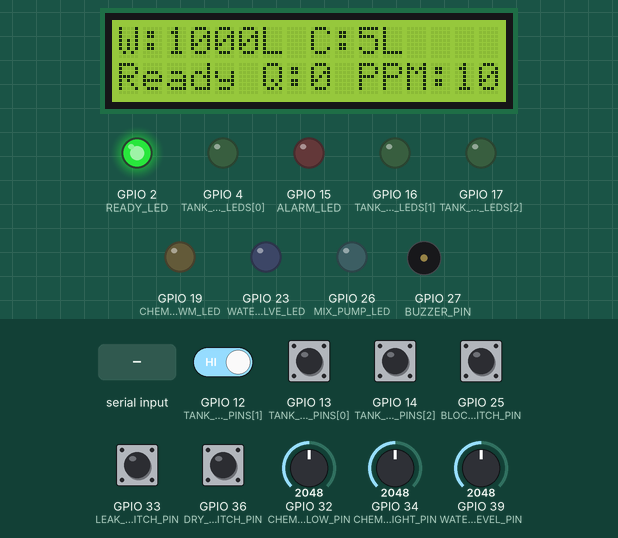
A sketch run on a simulated ESP32. On the bench: 16×2 character LCD, output pins drawn as LEDs (lit = HIGH), buzzer (waves = sounding). The inputs (shaded band) are chosen by the test bench; at power-on: GPIO 12 (TANK_LOW_PINS[1]), GPIO 13 (TANK_LOW_PINS[0]), GPIO 14 (TANK_LOW_PINS[2]), GPIO 25 (BLOCK_SWITCH_PIN), GPIO 33 (LEAK_SWITCH_PIN), GPIO 36 (DRY_SWITCH_PIN) HIGH, GPIO 32 (CHEM_FLOW_PIN) = 2048, GPIO 34 (CHEM_WEIGHT_PIN) = 2048, GPIO 39 (WATER_LEVEL_PIN) = 2048. What the sketch prints to the serial monitor is not drawn.

Above: at 1.7 s.
1.8 s: GPIO 12 (TANK_LOW_PINS[1]) driven LOW
At 2.2 s:
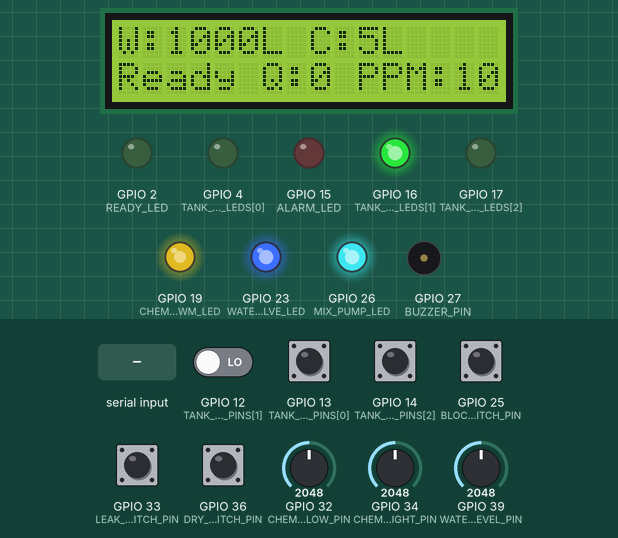
At 4.2 s:
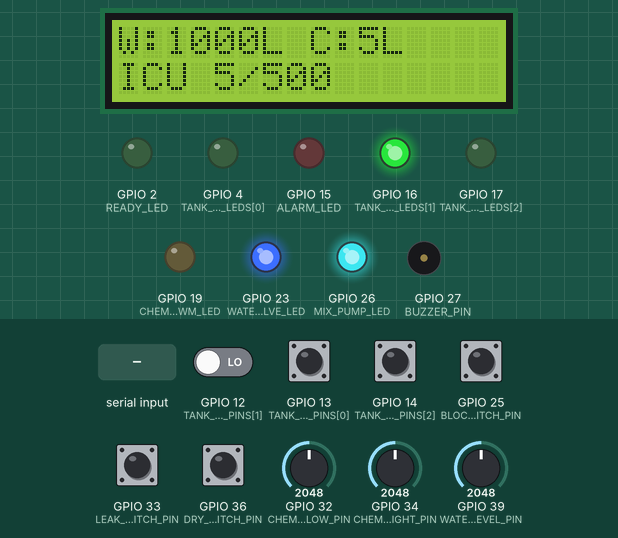
4.8 s: "leak\n" received over Serial
At 6.3 s:
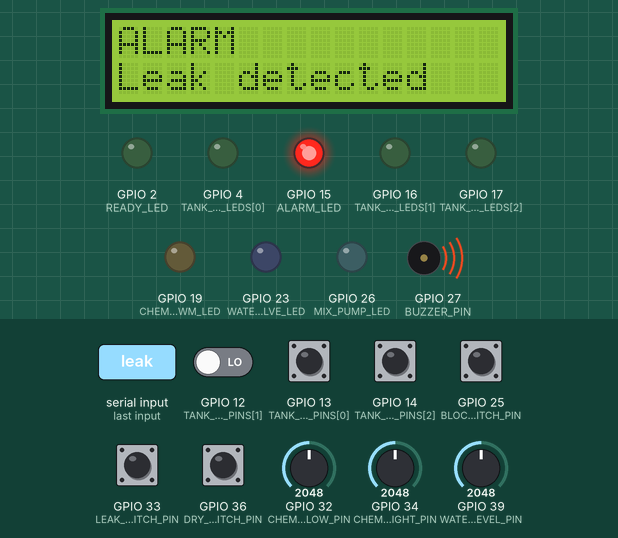
Timing chart, 0 to 7.8 s (numbered marks = the images above; inputs shaded):
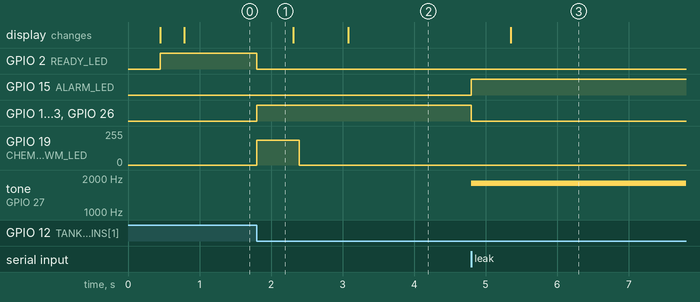

The sketch:

esp32_sim.ino
```cpp
// Hospital Chemical Dosing IoT - Wokwi ESP32 Simulation
// *** MANUAL MODE: All tank queuing is done via slide switches or serial commands. ***
// *** Auto-demo is DISABLED. Potentiometers and switches drive all behaviour.      ***

#include <Arduino.h>
#include <Wire.h>
#include <LiquidCrystal_I2C.h>

// External, non-contact purified water level sensor.
const int WATER_TRIG_PIN = 5;
const int WATER_ECHO_PIN = 18;
const int WATER_LEVEL_PIN = 39; // potentiometer represents external ultrasonic/level gauge for demo

// External chemical tank estimate and flow feedback inputs.
const int CHEM_WEIGHT_PIN = 34; // potentiometer represents external load-cell/HX711 output
const int WATER_FLOW_PIN = 35;  // potentiometer represents water flow meter frequency
const int CHEM_FLOW_PIN = 32;   // potentiometer represents chemical flow meter frequency

// One low-level sensor per dispensing tank. Active LOW.
const int TANK_LOW_PINS[] = {13, 12, 14};
const int TANK_COUNT = 3;

// Fault injection switches. Active LOW.
const int LEAK_SWITCH_PIN = 33;
const int BLOCK_SWITCH_PIN = 25;
const int DRY_SWITCH_PIN = 36;

// Actuators and indicators.
const int WATER_VALVE_LED = 23;
const int CHEM_PUMP_PWM_LED = 19;
const int MIX_PUMP_LED = 26;
const int TANK_VALVE_LEDS[] = {4, 16, 17};
const int READY_LED = 2;
const int ALARM_LED = 15;
const int BUZZER_PIN = 27;

// I2C LCD uses standard ESP32 I2C pins.
const int LCD_SDA_PIN = 21;
const int LCD_SCL_PIN = 22;
LiquidCrystal_I2C lcd(0x27, 16, 2);

// Physical assumptions from the report.
const float WATER_TANK_HEIGHT_CM    = 400.0;
const float WATER_TANK_CAPACITY_L   = 2000.0;
const float WATER_LOW_THRESHOLD_L   = 200.0;   // << THRESHOLD
const float CHEM_BOTTLE_FULL_ML     = 10000.0;
const float CHEM_LOW_THRESHOLD_ML   = 800.0;   // << THRESHOLD
const float CONCENTRATE_PPM         = 100000.0;
const float TARGET_PPM              = 1000.0;
const float TARGET_REFILL_ML        = 500.0;
// Derived dosing targets:
const float WATER_TARGET_ML = TARGET_REFILL_ML * (1.0 - (TARGET_PPM / CONCENTRATE_PPM)); // = 495.0 mL
const float CHEM_TARGET_ML  = TARGET_REFILL_ML * (TARGET_PPM / CONCENTRATE_PPM);          // = 5.0 mL

const unsigned long DISPENSE_TIMEOUT_MS = 30000; // << THRESHOLD
const unsigned long STATUS_PRINT_MS     = 2000;
const unsigned long LCD_REFRESH_MS      = 750;

// *** AUTO-DEMO DISABLED: tanks queue only via switches or serial commands ***
const bool AUTO_DEMO_ENABLED = false;

// Flow alarm grace period (ms after dispense start before checking flow)
const unsigned long FLOW_CHECK_GRACE_MS = 3000; // << THRESHOLD
// Flow alarm thresholds
const float WATER_FLOW_MIN_ML_S = 1.0;   // << THRESHOLD: below this = no-water-flow alarm
const float CHEM_FLOW_MIN_ML_S  = 0.05;  // << THRESHOLD: below this = no-chem-flow alarm
// Chem mismatch warning: fires when |load-cell - flow-estimate| > 10 % of full bottle
const float CHEM_MISMATCH_RATIO = 0.10;  // << THRESHOLD

enum RunState { IDLE, DISPENSING, ALARM };

struct TankStats {
  const char *name;
  bool queued;
  bool lastLow;
  unsigned int refillCount;
  float mixedDispensedML;
  float chemicalUsedML;
};

TankStats tanks[TANK_COUNT] = {
  {"Ward-A",  false, false, 0, 0, 0},
  {"ICU",     false, false, 0, 0, 0},
  {"Theatre", false, false, 0, 0, 0}
};

int refillQueue[12];
int queueHead = 0, queueTail = 0, queueSize = 0;

RunState state = IDLE;
int activeTank = -1;
unsigned long dispenseStartedAt = 0;
unsigned long lastUpdateAt = 0;
unsigned long lastStatusAt = 0;
unsigned long lastLcdAt = 0;
unsigned long lastWarningAt = 0;
float waterDosedML = 0;
float chemDosedML  = 0;
float waterLevelL  = 1800.0;
float chemicalLoadCellML      = CHEM_BOTTLE_FULL_ML;
float chemicalFlowEstimateML  = CHEM_BOTTLE_FULL_ML;
float chemicalInitialEstimateML = CHEM_BOTTLE_FULL_ML;
float totalChemicalUsedML = 0;
bool simulatedLeak           = false;
bool simulatedBlockedValve   = false;
bool simulatedDrySupply      = false;
bool forcedWaterLow          = false;
bool forcedChemicalLow       = false;
String alarmMessage = "";

// ---------------------------------------------------------------------------
// Helpers
// ---------------------------------------------------------------------------
float mapFloat(int raw, float outMin, float outMax) {
  return outMin + (outMax - outMin) * ((float)raw / 4095.0);
}

bool switchActiveDigital(int pin) { return digitalRead(pin) == LOW; }

void setAllTankValvesLow() {
  for (int i = 0; i < TANK_COUNT; i++) digitalWrite(TANK_VALVE_LEDS[i], LOW);
}

// ---------------------------------------------------------------------------
// Alarm / queue helpers
// ---------------------------------------------------------------------------
void setAlarm(const String &message) {
  state = ALARM;
  alarmMessage = message;
  digitalWrite(ALARM_LED, HIGH);
  digitalWrite(WATER_VALVE_LED, LOW);
  analogWrite(CHEM_PUMP_PWM_LED, 0);
  digitalWrite(MIX_PUMP_LED, LOW);
  setAllTankValvesLow();
  tone(BUZZER_PIN, 1800);
  Serial.println();
  Serial.println("[ALARM] " + message);
}

void clearAlarm() {
  state = IDLE;
  alarmMessage = "";
  noTone(BUZZER_PIN);
  digitalWrite(ALARM_LED, LOW);
  Serial.println("[CTRL] Alarm cleared");
}

void enqueueTank(int tankIndex, const char *reason) {
  if (tankIndex < 0 || tankIndex >= TANK_COUNT) return;
  if (tanks[tankIndex].queued || tankIndex == activeTank) return;
  if (queueSize >= 12) { setAlarm("Queue full"); return; }
  refillQueue[queueTail] = tankIndex;
  queueTail = (queueTail + 1) % 12;
  queueSize++;
  tanks[tankIndex].queued = true;
  Serial.print("[QUEUE] Added ");
  Serial.print(tanks[tankIndex].name);
  Serial.print(" because ");
  Serial.print(reason);
  Serial.print(". Queue size=");
  Serial.println(queueSize);
}

int dequeueTank() {
  if (queueSize == 0) return -1;
  int idx = refillQueue[queueHead];
  queueHead = (queueHead + 1) % 12;
  queueSize--;
  tanks[idx].queued = false;
  return idx;
}

// ---------------------------------------------------------------------------
// Sensor reads
// ---------------------------------------------------------------------------
float readWaterLevelLitres() {
  if (forcedWaterLow) return 120.0;
  int raw = analogRead(WATER_LEVEL_PIN);
  if (raw > 20) return mapFloat(raw, 0.0, WATER_TANK_CAPACITY_L);

  // Fall back to HC-SR04
  digitalWrite(WATER_TRIG_PIN, LOW);  delayMicroseconds(2);
  digitalWrite(WATER_TRIG_PIN, HIGH); delayMicroseconds(10);
  digitalWrite(WATER_TRIG_PIN, LOW);
  unsigned long duration = pulseIn(WATER_ECHO_PIN, HIGH, 30000);
  if (duration == 0) return waterLevelL;
  float distCm   = (duration * 0.0343) / 2.0;
  float heightCm = constrain(WATER_TANK_HEIGHT_CM - distCm, 0.0, WATER_TANK_HEIGHT_CM);
  return constrain((heightCm / WATER_TANK_HEIGHT_CM) * WATER_TANK_CAPACITY_L, 0.0, WATER_TANK_CAPACITY_L);
}

float readChemicalLoadCellML() {
  if (forcedChemicalLow) return 350.0;
  return mapFloat(analogRead(CHEM_WEIGHT_PIN), 0.0, CHEM_BOTTLE_FULL_ML);
}

float readWaterFlowMLPerSec() {
  if (simulatedDrySupply) return 0.0;
  return mapFloat(analogRead(WATER_FLOW_PIN), 0.0, 180.0);
}

float readChemicalFlowMLPerSec() {
  return mapFloat(analogRead(CHEM_FLOW_PIN), 0.0, 18.0);
}

// ---------------------------------------------------------------------------
// Dispense lifecycle
// ---------------------------------------------------------------------------
void beginDispense(int tankIndex) {
  activeTank = tankIndex;
  state = DISPENSING;
  waterDosedML = 0;
  chemDosedML  = 0;
  dispenseStartedAt = millis();
  lastUpdateAt = millis();

  digitalWrite(READY_LED, LOW);
  digitalWrite(WATER_VALVE_LED, HIGH);
  analogWrite(CHEM_PUMP_PWM_LED, 185);
  digitalWrite(MIX_PUMP_LED, HIGH);
  setAllTankValvesLow();
  digitalWrite(TANK_VALVE_LEDS[tankIndex], HIGH);

  Serial.println();
  Serial.print("[CTRL] Starting refill for ");
  Serial.print(tanks[tankIndex].name);
  Serial.print(" target=");    Serial.print(TARGET_REFILL_ML, 1);
  Serial.print("mL water=");   Serial.print(WATER_TARGET_ML, 1);
  Serial.print("mL chemical="); Serial.print(CHEM_TARGET_ML, 2);
  Serial.println("mL");
}

void finishDispense() {
  digitalWrite(WATER_VALVE_LED, LOW);
  analogWrite(CHEM_PUMP_PWM_LED, 0);
  digitalWrite(MIX_PUMP_LED, LOW);
  setAllTankValvesLow();

  tanks[activeTank].refillCount++;
  tanks[activeTank].mixedDispensedML += waterDosedML + chemDosedML;
  tanks[activeTank].chemicalUsedML   += chemDosedML;
  totalChemicalUsedML += chemDosedML;
  chemicalFlowEstimateML = chemicalInitialEstimateML - totalChemicalUsedML;
  if (chemicalFlowEstimateML < 0) chemicalFlowEstimateML = 0;

  Serial.print("[DONE] ");
  Serial.print(tanks[activeTank].name);
  Serial.print(" received ");
  Serial.print(waterDosedML + chemDosedML, 1);
  Serial.print("mL mixed disinfectant, chemical=");
  Serial.print(chemDosedML, 2);
  Serial.println("mL");

  activeTank = -1;
  state = IDLE;
  digitalWrite(READY_LED, HIGH);
}

void updateDispense() {
  unsigned long now = millis();
  float dt = (now - lastUpdateAt) / 1000.0;
  lastUpdateAt = now;

  if (simulatedBlockedValve) dt = 0;

  float waterFlow = readWaterFlowMLPerSec();
  float chemFlow  = readChemicalFlowMLPerSec();

  if (waterDosedML < WATER_TARGET_ML) waterDosedML += waterFlow * dt;
  else digitalWrite(WATER_VALVE_LED, LOW);

  if (chemDosedML < CHEM_TARGET_ML) chemDosedML += chemFlow * dt;
  else analogWrite(CHEM_PUMP_PWM_LED, 0);

  waterDosedML = min(waterDosedML, WATER_TARGET_ML);
  chemDosedML  = min(chemDosedML,  CHEM_TARGET_ML);

  bool inGrace = (now - dispenseStartedAt) <= FLOW_CHECK_GRACE_MS;

  if (!inGrace && waterFlow < WATER_FLOW_MIN_ML_S && waterDosedML < WATER_TARGET_ML) {
    setAlarm("No water flow"); return;
  }
  if (!inGrace && chemFlow < CHEM_FLOW_MIN_ML_S && chemDosedML < CHEM_TARGET_ML) {
    setAlarm("No chem flow"); return;
  }
  if (simulatedBlockedValve && !inGrace) {
    setAlarm("Blocked valve"); return;
  }
  if (now - dispenseStartedAt > DISPENSE_TIMEOUT_MS) {
    setAlarm("Disp timeout"); return;
  }
  if (waterDosedML >= WATER_TARGET_ML && chemDosedML >= CHEM_TARGET_ML) {
    finishDispense();
  }
}

// ---------------------------------------------------------------------------
// Tank low-level switch scan (manual trigger via slide switches)
// ---------------------------------------------------------------------------
void scanTankLowSensors() {
  for (int i = 0; i < TANK_COUNT; i++) {
    bool lowNow = switchActiveDigital(TANK_LOW_PINS[i]);
    if (lowNow && !tanks[i].lastLow) enqueueTank(i, "low-level switch");
    tanks[i].lastLow = lowNow;
  }
}

// ---------------------------------------------------------------------------
// Serial output
// ---------------------------------------------------------------------------
void printStatus() {
  Serial.print("[STATUS] State=");
  Serial.print(state == IDLE ? "IDLE" : state == DISPENSING ? "DISPENSING" : "ALARM");
  Serial.print(" Water=");  Serial.print(waterLevelL, 0);
  Serial.print("L ChemLoad="); Serial.print(chemicalLoadCellML, 0);
  Serial.print("mL ChemFlowEst="); Serial.print(chemicalFlowEstimateML, 0);
  Serial.print("mL Queue="); Serial.print(queueSize);
  if (activeTank >= 0) {
    Serial.print(" Active="); Serial.print(tanks[activeTank].name);
    Serial.print(" W=");  Serial.print(waterDosedML, 1);
    Serial.print("/");    Serial.print(WATER_TARGET_ML, 1);
    Serial.print(" C=");  Serial.print(chemDosedML, 2);
    Serial.print("/");    Serial.print(CHEM_TARGET_ML, 2);
  }
  Serial.println();
}

void printReport() {
  Serial.println();
  Serial.println("========== PERIODIC DISPENSING REPORT ==========");
  Serial.println("Location, Refills, Mixed mL, Chemical mL");
  for (int i = 0; i < TANK_COUNT; i++) {
    Serial.print(tanks[i].name); Serial.print(", ");
    Serial.print(tanks[i].refillCount); Serial.print(", ");
    Serial.print(tanks[i].mixedDispensedML, 1); Serial.print(", ");
    Serial.println(tanks[i].chemicalUsedML, 2);
  }
  Serial.print("Total chemical used: ");
  Serial.print(totalChemicalUsedML, 2);
  Serial.println(" mL");
  Serial.println("===============================================");
  Serial.println();
}

void showHelp() {
  Serial.println();
  Serial.println("=== MANUAL MODE — commands ===");
  Serial.println("  low1 / low2 / low3  - enqueue Ward-A / ICU / Theatre via serial");
  Serial.println("  all                 - enqueue all tanks FIFO");
  Serial.println("  waterlow            - force purified-water low");
  Serial.println("  chemlow             - force chemical low");
  Serial.println("  leak                - inject leak alarm");
  Serial.println("  block               - arm blocked valve fault");
  Serial.println("  dry                 - arm dry supply fault");
  Serial.println("  newchem             - recalibrate chemical estimate to load-cell reading");
  Serial.println("  clearfaults         - clear injected faults");
  Serial.println("  reset               - clear alarm, queue and all faults");
  Serial.println("  status              - print current telemetry");
  Serial.println("  report              - print usage report");
  Serial.println();
  Serial.println("To queue a tank manually: flip the relevant slide switch LEFT.");
  Serial.println("All other inputs are live potentiometers.");
  Serial.println();
}

void resetQueue() {
  queueHead = queueTail = queueSize = 0;
  for (int i = 0; i < TANK_COUNT; i++) tanks[i].queued = false;
}

// ---------------------------------------------------------------------------
// Serial command handler
// ---------------------------------------------------------------------------
void handleSerial() {
  if (!Serial.available()) return;
  String cmd = Serial.readStringUntil('\n');
  cmd.trim(); cmd.toLowerCase();
  if (cmd.length() == 0) return;

  if      (cmd == "help")   showHelp();
  else if (cmd == "low1")   enqueueTank(0, "serial test");
  else if (cmd == "low2")   enqueueTank(1, "serial test");
  else if (cmd == "low3")   enqueueTank(2, "serial test");
  else if (cmd == "all") {
    enqueueTank(0, "serial FIFO test");
    enqueueTank(1, "serial FIFO test");
    enqueueTank(2, "serial FIFO test");
  }
  else if (cmd == "waterlow") { forcedWaterLow = true; Serial.println("[TEST] Water low forced"); }
  else if (cmd == "chemlow")  { forcedChemicalLow = true; Serial.println("[TEST] Chemical low forced"); }
  else if (cmd == "leak")  { simulatedLeak = true; setAlarm("Leak detected"); }
  else if (cmd == "block") { simulatedBlockedValve = true; Serial.println("[TEST] Blocked valve armed"); }
  else if (cmd == "dry")   { simulatedDrySupply = true; Serial.println("[TEST] Dry supply armed"); }
  else if (cmd == "newchem") {
    chemicalInitialEstimateML = chemicalLoadCellML;
    chemicalFlowEstimateML    = chemicalInitialEstimateML - totalChemicalUsedML;
    if (chemicalFlowEstimateML < 0) chemicalFlowEstimateML = 0;
    Serial.print("[TEST] Chemical estimate recalibrated to ");
    Serial.print(chemicalInitialEstimateML, 0); Serial.println(" mL");
  }
  else if (cmd == "clearfaults") {
    simulatedLeak = simulatedBlockedValve = simulatedDrySupply = false;
    forcedWaterLow = forcedChemicalLow = false;
    Serial.println("[TEST] Fault injections cleared");
  }
  else if (cmd == "reset") {
    resetQueue();
    simulatedLeak = simulatedBlockedValve = simulatedDrySupply = false;
    forcedWaterLow = forcedChemicalLow = false;
    clearAlarm();
    activeTank = -1;
    digitalWrite(WATER_VALVE_LED, LOW);
    analogWrite(CHEM_PUMP_PWM_LED, 0);
    digitalWrite(MIX_PUMP_LED, LOW);
    setAllTankValvesLow();
  }
  else if (cmd == "status") printStatus();
  else if (cmd == "report") printReport();
  else Serial.println("[WARN] Unknown command. Type help.");
}

// ---------------------------------------------------------------------------
// LCD update
// ---------------------------------------------------------------------------
void updateLcd() {
  unsigned long now = millis();
  if (now - lastLcdAt < LCD_REFRESH_MS) return;
  lastLcdAt = now;
  lcd.clear();
  if (state == ALARM) {
    lcd.setCursor(0, 0); lcd.print("ALARM");
    lcd.setCursor(0, 1); lcd.print(alarmMessage.substring(0, 16));
    return;
  }
  lcd.setCursor(0, 0);
  lcd.print("W:"); lcd.print((int)waterLevelL);
  lcd.print("L C:"); lcd.print((int)(chemicalLoadCellML / 1000.0)); lcd.print("L");
  lcd.setCursor(0, 1);
  if (state == DISPENSING && activeTank >= 0) {
    lcd.print(tanks[activeTank].name); lcd.print(" ");
    lcd.print((int)(waterDosedML + chemDosedML)); lcd.print("/"); lcd.print((int)TARGET_REFILL_ML);
  } else {
    lcd.print("Ready Q:"); lcd.print(queueSize);
    lcd.print(" PPM:"); lcd.print((int)TARGET_PPM);
  }
}

// ---------------------------------------------------------------------------
// Pre-checks before starting next dispense
// ---------------------------------------------------------------------------
void runPreChecksAndStartNext() {
  if (state != IDLE || queueSize == 0) return;

  if (waterLevelL < WATER_LOW_THRESHOLD_L) { setAlarm("Water low"); return; }
  if (chemicalLoadCellML < CHEM_LOW_THRESHOLD_ML || chemicalFlowEstimateML < CHEM_TARGET_ML) {
    setAlarm("Chemical low"); return;
  }
  if (simulatedLeak || switchActiveDigital(LEAK_SWITCH_PIN)) { setAlarm("Leak detected"); return; }

  int nextTank = dequeueTank();
  beginDispense(nextTank);
}

// ---------------------------------------------------------------------------
// Setup / Loop
// ---------------------------------------------------------------------------
void setup() {
  Serial.begin(115200);
  delay(300);

  pinMode(WATER_TRIG_PIN, OUTPUT);
  pinMode(WATER_ECHO_PIN, INPUT);
  pinMode(WATER_LEVEL_PIN, INPUT);
  pinMode(CHEM_WEIGHT_PIN, INPUT);
  pinMode(WATER_FLOW_PIN, INPUT);
  pinMode(CHEM_FLOW_PIN, INPUT);
  pinMode(LEAK_SWITCH_PIN, INPUT);
  pinMode(BLOCK_SWITCH_PIN, INPUT);
  pinMode(DRY_SWITCH_PIN, INPUT);

  for (int i = 0; i < TANK_COUNT; i++) {
    pinMode(TANK_LOW_PINS[i], INPUT);
    pinMode(TANK_VALVE_LEDS[i], OUTPUT);
  }
  pinMode(WATER_VALVE_LED, OUTPUT);
  pinMode(CHEM_PUMP_PWM_LED, OUTPUT);
  pinMode(MIX_PUMP_LED, OUTPUT);
  pinMode(READY_LED, OUTPUT);
  pinMode(ALARM_LED, OUTPUT);
  pinMode(BUZZER_PIN, OUTPUT);

  Wire.begin(LCD_SDA_PIN, LCD_SCL_PIN);
  lcd.init(); lcd.begin(16, 2); lcd.display(); lcd.backlight();
  lcd.setCursor(0, 0); lcd.print("Hospital Dosing");
  lcd.setCursor(0, 1); lcd.print("Manual mode");

  digitalWrite(READY_LED, HIGH);
  digitalWrite(ALARM_LED, LOW);
  digitalWrite(WATER_VALVE_LED, LOW);
  digitalWrite(MIX_PUMP_LED, LOW);
  analogWrite(CHEM_PUMP_PWM_LED, 0);
  setAllTankValvesLow();
  noTone(BUZZER_PIN);

  chemicalLoadCellML      = readChemicalLoadCellML();
  chemicalInitialEstimateML = CHEM_BOTTLE_FULL_ML;
  chemicalFlowEstimateML  = chemicalInitialEstimateML;

  Serial.println();
  Serial.println("Hospital Chemical Dosing IoT - MANUAL MODE");
  Serial.println("Flip tank switches LEFT to queue a refill.");
  Serial.println("Adjust potentiometers to change sensor readings.");
  Serial.println("Type help for serial commands.");
  showHelp();
}

void loop() {
  handleSerial();

  waterLevelL        = readWaterLevelLitres();
  chemicalLoadCellML = readChemicalLoadCellML();

  // Live fault-switch reads (switches latch faults; reset clears them)
  simulatedLeak         = simulatedLeak         || switchActiveDigital(LEAK_SWITCH_PIN);
  simulatedBlockedValve = simulatedBlockedValve || switchActiveDigital(BLOCK_SWITCH_PIN);
  simulatedDrySupply    = simulatedDrySupply    || (digitalRead(DRY_SWITCH_PIN) == HIGH);

  // Periodic warning printouts
  if (state != ALARM && millis() - lastWarningAt > 3000) {
    lastWarningAt = millis();
    if (chemicalLoadCellML < CHEM_LOW_THRESHOLD_ML)
      Serial.println("[WARN] Chemical container below threshold");
    if (waterLevelL < WATER_LOW_THRESHOLD_L)
      Serial.println("[WARN] Purified water below threshold");
    float diff = abs(chemicalLoadCellML - chemicalFlowEstimateML);
    if (!forcedChemicalLow && diff > CHEM_BOTTLE_FULL_ML * CHEM_MISMATCH_RATIO)
      Serial.println("[WARN] Chemical load/flow estimate mismatch");
  }

  if (state == IDLE) {
    // *** No auto-demo here — all queuing is manual ***
    scanTankLowSensors();       // Slide switches queue tanks
    runPreChecksAndStartNext(); // Start next if queue non-empty and all checks pass
  } else if (state == DISPENSING) {
    updateDispense();
  }

  if (millis() - lastStatusAt > STATUS_PRINT_MS) {
    lastStatusAt = millis();
    printStatus();
  }

  updateLcd();
  delay(20);
}
```

Measured:
- after the input at 1.8 s, GPIO 2 (READY_LED): HIGH → LOW at once; GPIO 16 (TANK_VALVE_LEDS[1]), GPIO 23 (WATER_VALVE_LED), GPIO 26 (MIX_PUMP_LED): LOW → HIGH at once; GPIO 19 (CHEM_PUMP_PWM_LED): 0/255 → 185/255 at once, → 0/255 0.59 s later
- after the input at 4.8 s, the display: changes after 0.55 s (image 3)
